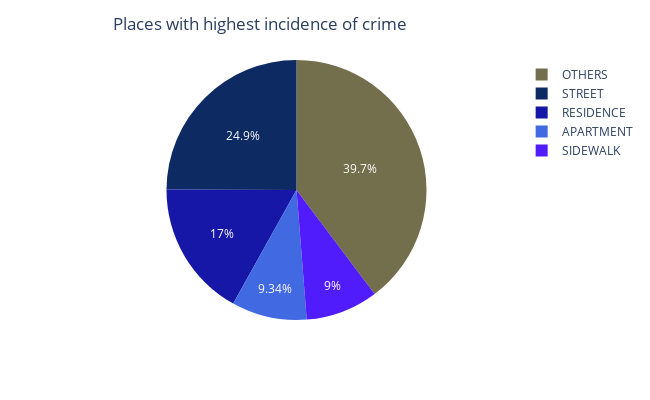

Source (notebook cell):
### Code cell
# Plotting the chart / Plotando o gráfico
fig = px.pie(df_top_locals, values='%_rel', names='location_description', color = 'location_description',
              color_discrete_map={'OTHERS':'RGB(115,111,76)',
                                 'SIDEWALK':'#511CFB',
                                 'APARTMENT':'royalblue',
                                 'RESIDENCE': '#1616A7' ,
                                 'STREET': '#0D2A63'},   width=650, height=400)
fig.update_layout(title_text='Places with highest incidence of crime', title_x=0.4)
fig.show()

### Figure 1 — Plotly figure (JSON) as saved in the notebook; plotly's stock layout.template omitted (floating-point values rounded to 4 significant figures; data arrays with more than 128 entries replaced by an {"elided": "..."} marker saying what was removed)
{"data": [{"customdata": {"elided": "152x1 str values"}, "domain": {"x": [0, 1], "y": [0, 1]}, "hovertemplate": "location_description=%{customdata[0]}<br>%_rel=%{value}<extra></extra>", "labels": {"elided": "152 str values"}, "legendgroup": "", "marker": {"colors": {"elided": "152 str values"}}, "name": "", "showlegend": true, "type": "pie", "values": {"elided": "152 float values"}}], "layout": {"height": 400, "legend": {"tracegroupgap": 0}, "margin": {"t": 60}, "title": {"text": "Places with highest incidence of crime", "x": 0.4}, "width": 650}}
